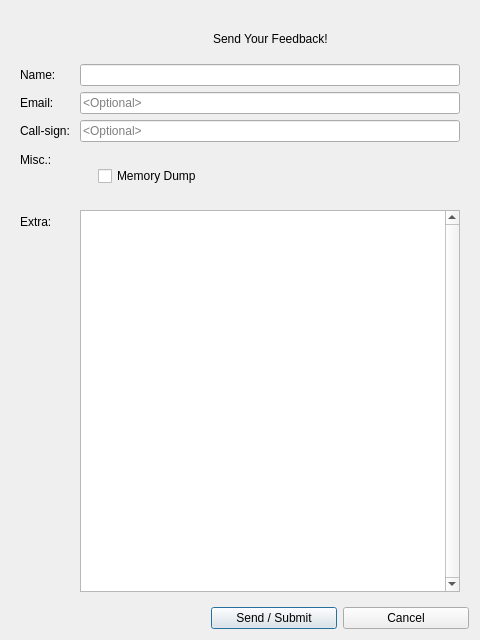
<?xml version="1.0" encoding="UTF-8"?>
<ui version="4.0">
 <class>SendReportDialog</class>
 <widget class="QDialog" name="SendReportDialog">
  <property name="geometry">
   <rect>
    <x>0</x>
    <y>0</y>
    <width>480</width>
    <height>640</height>
   </rect>
  </property>
  <property name="minimumSize">
   <size>
    <width>480</width>
    <height>640</height>
   </size>
  </property>
  <property name="windowTitle">
   <string>SWD - Send Report</string>
  </property>
  <layout class="QVBoxLayout" name="verticalLayout">
   <item>
    <widget class="QFrame" name="frame_primary">
     <property name="sizePolicy">
      <sizepolicy hsizetype="Preferred" vsizetype="Preferred">
       <horstretch>0</horstretch>
       <verstretch>100</verstretch>
      </sizepolicy>
     </property>
     <property name="frameShape">
      <enum>QFrame::NoFrame</enum>
     </property>
     <property name="frameShadow">
      <enum>QFrame::Plain</enum>
     </property>
     <layout class="QFormLayout" name="formLayout">
      <item row="0" column="0">
       <spacer name="horizontalSpacer">
        <property name="orientation">
         <enum>Qt::Horizontal</enum>
        </property>
        <property name="sizeHint" stdset="0">
         <size>
          <width>40</width>
          <height>31</height>
         </size>
        </property>
       </spacer>
      </item>
      <item row="0" column="1">
       <widget class="QFrame" name="frame_primary_header">
        <property name="frameShape">
         <enum>QFrame::NoFrame</enum>
        </property>
        <property name="frameShadow">
         <enum>QFrame::Plain</enum>
        </property>
        <layout class="QHBoxLayout" name="horizontalLayout">
         <item>
          <spacer name="horizontalSpacer_2">
           <property name="orientation">
            <enum>Qt::Horizontal</enum>
           </property>
           <property name="sizeHint" stdset="0">
            <size>
             <width>40</width>
             <height>20</height>
            </size>
           </property>
          </spacer>
         </item>
         <item>
          <widget class="QLabel" name="label_primary_header">
           <property name="text">
            <string>Send Your Feedback!</string>
           </property>
          </widget>
         </item>
         <item>
          <spacer name="horizontalSpacer_3">
           <property name="orientation">
            <enum>Qt::Horizontal</enum>
           </property>
           <property name="sizeHint" stdset="0">
            <size>
             <width>40</width>
             <height>20</height>
            </size>
           </property>
          </spacer>
         </item>
        </layout>
       </widget>
      </item>
      <item row="1" column="0">
       <widget class="QLabel" name="label_name">
        <property name="text">
         <string>Name: </string>
        </property>
       </widget>
      </item>
      <item row="1" column="1">
       <widget class="QLineEdit" name="lineEdit_name">
        <property name="clearButtonEnabled">
         <bool>true</bool>
        </property>
       </widget>
      </item>
      <item row="2" column="0">
       <widget class="QLabel" name="label_email">
        <property name="text">
         <string>Email: </string>
        </property>
       </widget>
      </item>
      <item row="2" column="1">
       <widget class="QLineEdit" name="lineEdit_email">
        <property name="placeholderText">
         <string>&lt;Optional&gt;</string>
        </property>
        <property name="clearButtonEnabled">
         <bool>true</bool>
        </property>
       </widget>
      </item>
      <item row="3" column="0">
       <widget class="QLabel" name="label_callsign">
        <property name="text">
         <string>Call-sign: </string>
        </property>
       </widget>
      </item>
      <item row="3" column="1">
       <widget class="QLineEdit" name="lineEdit_callsign">
        <property name="placeholderText">
         <string>&lt;Optional&gt;</string>
        </property>
        <property name="clearButtonEnabled">
         <bool>true</bool>
        </property>
       </widget>
      </item>
      <item row="4" column="0">
       <widget class="QLabel" name="label_misc_settings">
        <property name="text">
         <string>Misc.: </string>
        </property>
       </widget>
      </item>
      <item row="4" column="1">
       <widget class="QFrame" name="frame_misc_settings">
        <property name="frameShape">
         <enum>QFrame::NoFrame</enum>
        </property>
        <property name="frameShadow">
         <enum>QFrame::Plain</enum>
        </property>
        <layout class="QHBoxLayout" name="horizontalLayout_3">
         <item>
          <widget class="QFrame" name="frame_misc_settings_left">
           <property name="frameShape">
            <enum>QFrame::NoFrame</enum>
           </property>
           <property name="frameShadow">
            <enum>QFrame::Plain</enum>
           </property>
           <layout class="QVBoxLayout" name="verticalLayout_2">
            <item>
             <widget class="QCheckBox" name="checkBox_memory_dump">
              <property name="text">
               <string>Memory Dump</string>
              </property>
             </widget>
            </item>
           </layout>
          </widget>
         </item>
         <item>
          <widget class="QFrame" name="frame_misc_settings_right">
           <property name="frameShape">
            <enum>QFrame::NoFrame</enum>
           </property>
           <property name="frameShadow">
            <enum>QFrame::Plain</enum>
           </property>
          </widget>
         </item>
        </layout>
       </widget>
      </item>
      <item row="5" column="0">
       <widget class="QLabel" name="label_extra_details">
        <property name="text">
         <string>Extra: </string>
        </property>
       </widget>
      </item>
      <item row="5" column="1">
       <widget class="QPlainTextEdit" name="plainTextEdit_extra_details">
        <property name="verticalScrollBarPolicy">
         <enum>Qt::ScrollBarAlwaysOn</enum>
        </property>
        <property name="horizontalScrollBarPolicy">
         <enum>Qt::ScrollBarAlwaysOff</enum>
        </property>
        <property name="tabChangesFocus">
         <bool>true</bool>
        </property>
       </widget>
      </item>
     </layout>
    </widget>
   </item>
   <item>
    <widget class="QFrame" name="frame">
     <property name="frameShape">
      <enum>QFrame::NoFrame</enum>
     </property>
     <property name="frameShadow">
      <enum>QFrame::Plain</enum>
     </property>
     <layout class="QHBoxLayout" name="horizontalLayout_2">
      <property name="leftMargin">
       <number>0</number>
      </property>
      <property name="topMargin">
       <number>0</number>
      </property>
      <property name="rightMargin">
       <number>0</number>
      </property>
      <property name="bottomMargin">
       <number>0</number>
      </property>
      <item>
       <spacer name="horizontalSpacer_4">
        <property name="orientation">
         <enum>Qt::Horizontal</enum>
        </property>
        <property name="sizeHint" stdset="0">
         <size>
          <width>200</width>
          <height>20</height>
         </size>
        </property>
       </spacer>
      </item>
      <item>
       <widget class="QPushButton" name="pushButton_submit">
        <property name="sizePolicy">
         <sizepolicy hsizetype="Minimum" vsizetype="Fixed">
          <horstretch>25</horstretch>
          <verstretch>0</verstretch>
         </sizepolicy>
        </property>
        <property name="text">
         <string>Send / Submit</string>
        </property>
       </widget>
      </item>
      <item>
       <widget class="QPushButton" name="pushButton_cancel">
        <property name="sizePolicy">
         <sizepolicy hsizetype="Minimum" vsizetype="Fixed">
          <horstretch>25</horstretch>
          <verstretch>0</verstretch>
         </sizepolicy>
        </property>
        <property name="text">
         <string>Cancel</string>
        </property>
       </widget>
      </item>
     </layout>
    </widget>
   </item>
  </layout>
 </widget>
 <resources/>
 <connections/>
</ui>
